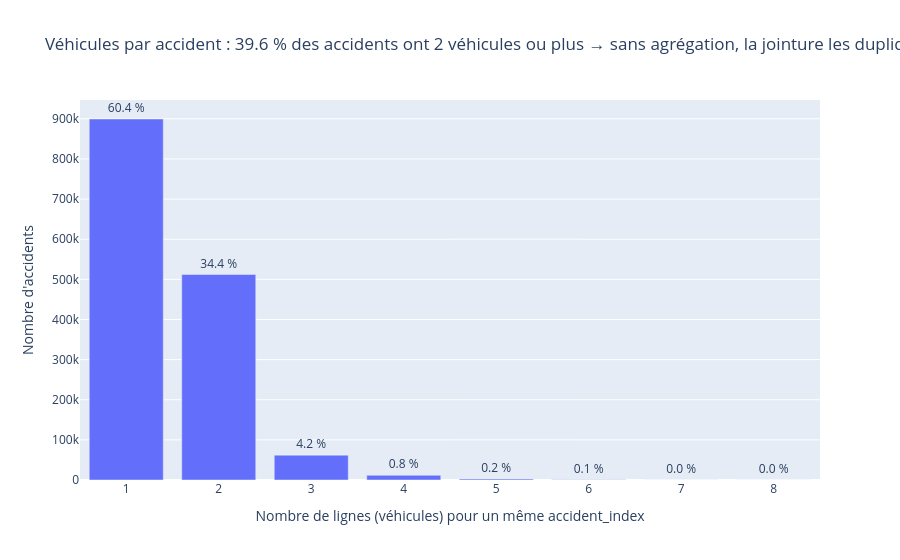

This figure's notebook cell:
### Code cell
# Graphique 2 — Nombre de véhicules par accident dans la table vehicles (justifie la pré-agrégation)
# Double agrégation Spark : véhicules par accident, puis nombre d'accidents par valeur -> quelques lignes seulement
import plotly.express as px

pdf_veh = (bronze_dfs["secondary"]
           .groupBy(JOIN_KEY).agg(F.count("*").alias("nb_vehicules"))
           .groupBy("nb_vehicules").agg(F.count("*").alias("nb_accidents"))
           .orderBy("nb_vehicules")
           .toPandas())
pdf_veh["pct_accidents"] = (pdf_veh["nb_accidents"] / pdf_veh["nb_accidents"].sum() * 100).round(2)
pct_multi = pdf_veh.loc[pdf_veh["nb_vehicules"] >= 2, "pct_accidents"].sum()

fig = px.bar(
    pdf_veh[pdf_veh["nb_vehicules"] <= 8], x="nb_vehicules", y="nb_accidents", text="pct_accidents",
    labels={"nb_vehicules": "Nombre de lignes (véhicules) pour un même accident_index",
            "nb_accidents": "Nombre d'accidents"},
    title=f"Véhicules par accident : {pct_multi:.1f} % des accidents ont 2 véhicules ou plus "
          f"→ sans agrégation, la jointure les dupliquerait",
)
fig.update_traces(texttemplate="%{text:.1f} %", textposition="outside")
fig.show()

### Figure 1 — Plotly figure (JSON) as saved in the notebook; plotly's stock layout.template omitted (floating-point values rounded to 4 significant figures)
{"data": [{"hovertemplate": "Nombre de lignes (véhicules) pour un même accident_index=%{x}<br>Nombre d'accidents=%{y}<br>pct_accidents=%{text}<extra></extra>", "legendgroup": "", "marker": {"color": "#636efa", "pattern": {"shape": ""}}, "name": "", "orientation": "v", "showlegend": false, "text": [60.41, 34.39, 4.16, 0.79, 0.17, 0.05, 0.02, 0.01], "textposition": "outside", "texttemplate": "%{text:.1f} %", "type": "bar", "x": [1, 2, 3, 4, 5, 6, 7, 8], "xaxis": "x", "y": [899531, 512060, 61921, 11746, 2510, 754, 248, 106], "yaxis": "y"}], "layout": {"barmode": "relative", "legend": {"tracegroupgap": 0}, "title": {"text": "Véhicules par accident : 39.6 % des accidents ont 2 véhicules ou plus → sans agrégation, la jointure les dupliquerait"}, "xaxis": {"anchor": "y", "domain": [0, 1], "title": {"text": "Nombre de lignes (véhicules) pour un même accident_index"}}, "yaxis": {"anchor": "x", "domain": [0, 1], "title": {"text": "Nombre d'accidents"}}}}
